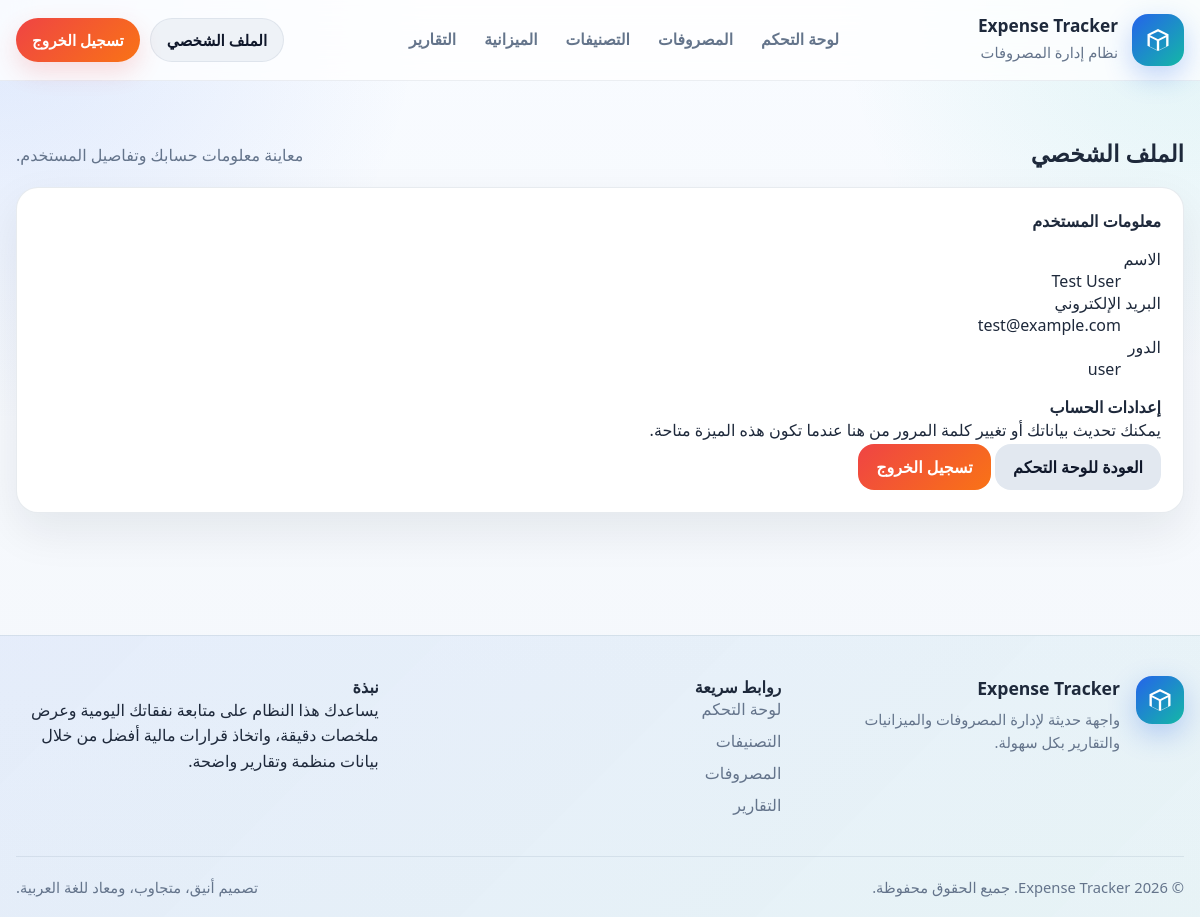
The app's page /profile.php (signed in) with its own data.
### tables this page shows
CREATE TABLE `users` (
  `user_id` int(11) NOT NULL,
  `openId` varchar(64) DEFAULT NULL,
  `name` text DEFAULT NULL COMMENT 'User full name - supports Arabic',
  `email` varchar(320) DEFAULT NULL COMMENT 'User email address',
  `password` varchar(255) NOT NULL,
  `loginMethod` varchar(64) DEFAULT NULL COMMENT 'Login method (e.g., manus)',
  `role` enum('user','admin') NOT NULL DEFAULT 'user' COMMENT 'User role',
  `createdAt` timestamp NOT NULL DEFAULT current_timestamp() COMMENT 'Account creation timestamp',
  `updatedAt` timestamp NOT NULL DEFAULT current_timestamp() ON UPDATE current_timestamp() COMMENT 'Last update timestamp',
  `lastSignedIn` timestamp NOT NULL DEFAULT current_timestamp() COMMENT 'Last sign-in timestamp'
);

### includes/auth.php (called while the page is built, shortened)
<?php
require_once 'config.php';
function isLoggedIn() {
    return isset($_SESSION['user_id']) && !empty($_SESSION['user_id']);
}
function getCurrentUserId() {
    return $_SESSION['user_id'] ?? null;
}
function getCurrentUser() {
    global $conn;
    try {
        $userId = getCurrentUserId();
        $stmt = $conn->prepare("SELECT user_id AS id, name, email, role FROM users WHERE user_id = ?");
        $stmt->bind_param("i", $userId);
        $stmt->execute();
        $result = $stmt->get_result();
        return $result->fetch_assoc();
    } catch (DatabaseException $e) {
        ErrorLogger::error($e->getLogMessage());
        throw $e;
    } catch (Exception $e) {
        ErrorLogger::error("Unexpected error in getCurrentUser: " . $e->getMessage());
        throw new DatabaseException(
            $e->getMessage(),
            1001,
            "حدث خطأ في استرجاع بيانات المستخدم."
        );
    }
}
?>

### profile.php (the view, shortened to what this page needs)
<?php
require_once 'includes/header.php';
$user = getCurrentUser();
?>
<div class="container">
    <section class="section">
        <div class="section-head">
            <h3>الملف الشخصي</h3>
            <p>معاينة معلومات حسابك وتفاصيل المستخدم.</p>
        </div>
        <div class="card">
            <div class="profile-grid">
                <div class="profile-card">
                    <h4>معلومات المستخدم</h4>
                    <dl>
                        <dt>الاسم</dt>
                        <dd><?php echo htmlspecialchars($user['name'] ?? '---'); ?></dd>
                        <dt>البريد الإلكتروني</dt>
                        <dd><?php echo htmlspecialchars($user['email'] ?? '---'); ?></dd>
                        <dt>الدور</dt>
                        <dd><?php echo htmlspecialchars($user['role'] ?? 'المستخدم'); ?></dd>
                    </dl>
                </div>
                <div class="profile-card">
                    <h4>إعدادات الحساب</h4>
                    <p>يمكنك تحديث بياناتك أو تغيير كلمة المرور من هنا عندما تكون هذه الميزة متاحة.</p>
                    <div class="profile-actions">
                        <a href="<?php echo SITE_URL; ?>/dashboard.php" class="btn btn-secondary">العودة للوحة التحكم</a>
                        <a href="<?php echo SITE_URL; ?>/logout.php" class="btn btn-danger" onclick="return confirm('هل تريد تسجيل الخروج؟')">تسجيل الخروج</a>
                    </div>
                </div>
            </div>
        </div>
    </section>
</div>
<?php require_once 'includes/footer.php';

### assets/css/style.css (style rules this page uses)
:root { --bg: #f4f7fb; --surface: #ffffff; --surface-2: #f8fbff; --text: #1e293b; --muted: #64748b; --primary: #2563eb; --primary-dark: #1d4ed8; --accent: #14b8a6; --danger: #ef4444; --warning: #f59e0b; --success: #10b981; --border: rgba(148, 163, 184, 0.22); --shadow: 0 18px 45px rgba(15, 23, 42, 0.08); --radius: 22px; }
* { box-sizing: border-box; }
html { scroll-behavior: smooth; }
body { margin: 0; font-family: 'Cairo', 'Tajawal', 'Segoe UI', Tahoma, sans-serif; background: radial-gradient(circle at top left, rgba(37, 99, 235, 0.12), transparent 28%), radial-gradient(circle at top right, rgba(20, 184, 166, 0.10), transparent 24%), linear-gradient(180deg, #f8fbff 0%, #f4f7fb 100%); color: var(--text); direction: rtl; text-align: right; min-height: 100vh; }
a { color: inherit; text-decoration: none; }
.container { width: min(1180px, calc(100% - 32px)); margin-inline: auto; }
h1, h2, h3, h4, h5, h6 { margin: 0; font-weight: 800; }
p { margin: 0; line-height: 1.6; }
.btn, button.btn, a.btn, input[type='submit'], input[type='button'] { display: inline-flex; align-items: center; justify-content: center; gap: 8px; border: none; border-radius: 16px; padding: 12px 18px; font-weight: 800; cursor: pointer; transition: all 0.25s ease; box-shadow: none; font-family: inherit; }
.btn-secondary { background: #e2e8f0; color: #0f172a; }
.btn-danger { background: linear-gradient(135deg, var(--danger), #f97316); color: #fff; }
.section { margin: 28px 0 34px; }
.section-head { display: flex; align-items: end; justify-content: space-between; gap: 18px; margin-bottom: 18px; }
.section-head h3 { margin: 0; font-size: 1.45rem; }
.section-head p { margin: 0; color: var(--muted); }
.card, .panel, .content-box, .table-wrap { background: var(--surface); border: 1px solid var(--border); border-radius: var(--radius); box-shadow: var(--shadow); }
.card { padding: 22px; }

### records on screen
users: name "Test User", email "test@example.com", role "user"
